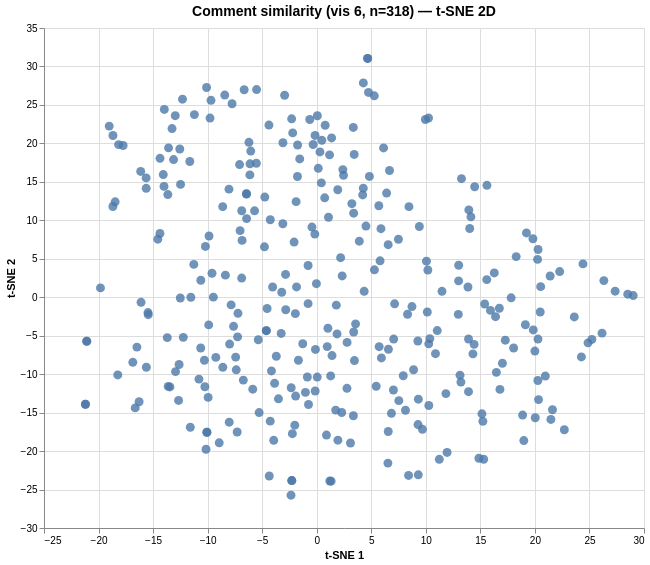

Vega-Lite specification stored for this chart:
### Vega specification from a JSON file in a GitHub repository (floating-point values rounded to 4 significant figures; data arrays with more than 128 entries replaced by an {"elided": "..."} marker saying what was removed)
{"$schema": "https://vega.github.io/schema/vega/v6.json", "data": [{"name": "param_1e9efca18e7a2868_store"}, {"name": "source_0", "values": {"elided": "318 records"}}, {"name": "source_0_x_domain_dim_1", "values": [{"min": -21.2, "max": 29.01}]}, {"name": "source_0_y_domain_dim_2", "values": [{"min": -25.74, "max": 31.05}]}], "signals": [{"name": "unit", "value": {}, "on": [{"events": "pointermove", "update": "isTuple(group()) ? group() : unit"}]}, {"name": "param_1e9efca18e7a2868", "update": "vlSelectionResolve(\"param_1e9efca18e7a2868_store\", \"union\")"}, {"name": "param_1e9efca18e7a2868_dim_1", "on": [{"events": [{"source": "view", "type": "dblclick"}], "update": "null"}, {"events": {"signal": "param_1e9efca18e7a2868_translate_delta"}, "update": "panLinear(param_1e9efca18e7a2868_translate_anchor.extent_x, -param_1e9efca18e7a2868_translate_delta.x / width)"}, {"events": {"signal": "param_1e9efca18e7a2868_zoom_delta"}, "update": "zoomLinear(domain(\"x\"), param_1e9efca18e7a2868_zoom_anchor.x, param_1e9efca18e7a2868_zoom_delta)"}]}, {"name": "param_1e9efca18e7a2868_dim_2", "on": [{"events": [{"source": "view", "type": "dblclick"}], "update": "null"}, {"events": {"signal": "param_1e9efca18e7a2868_translate_delta"}, "update": "panLinear(param_1e9efca18e7a2868_translate_anchor.extent_y, param_1e9efca18e7a2868_translate_delta.y / height)"}, {"events": {"signal": "param_1e9efca18e7a2868_zoom_delta"}, "update": "zoomLinear(domain(\"y\"), param_1e9efca18e7a2868_zoom_anchor.y, param_1e9efca18e7a2868_zoom_delta)"}]}, {"name": "param_1e9efca18e7a2868_tuple", "on": [{"events": [{"signal": "param_1e9efca18e7a2868_dim_1 || param_1e9efca18e7a2868_dim_2"}], "update": "param_1e9efca18e7a2868_dim_1 && param_1e9efca18e7a2868_dim_2 ? {unit: \"\", fields: param_1e9efca18e7a2868_tuple_fields, values: [param_1e9efca18e7a2868_dim_1,param_1e9efca18e7a2868_dim_2]} : null"}]}, {"name": "param_1e9efca18e7a2868_tuple_fields", "value": [{"field": "dim_1", "channel": "x", "type": "R"}, {"field": "dim_2", "channel": "y", "type": "R"}]}, {"name": "param_1e9efca18e7a2868_translate_anchor", "value": {}, "on": [{"events": [{"source": "scope", "type": "pointerdown"}], "update": "{x: x(unit), y: y(unit), extent_x: domain(\"x\"), extent_y: domain(\"y\")}"}]}, {"name": "param_1e9efca18e7a2868_translate_delta", "value": {}, "on": [{"events": [{"source": "window", "between": [{"source": "scope", "type": "pointerdown"}, {"source": "window", "type": "pointerup"}], "type": "pointermove", "consume": true}], "update": "{x: param_1e9efca18e7a2868_translate_anchor.x - x(unit), y: param_1e9efca18e7a2868_translate_anchor.y - y(unit)}"}]}, {"name": "param_1e9efca18e7a2868_zoom_anchor", "on": [{"events": [{"source": "scope", "type": "wheel", "consume": true}], "update": "{x: invert(\"x\", x(unit)), y: invert(\"y\", y(unit))}"}]}, {"name": "param_1e9efca18e7a2868_zoom_delta", "on": [{"events": [{"source": "scope", "type": "wheel", "consume": true}], "update": "pow(1.001, event.deltaY * pow(16, event.deltaMode))", "force": true}]}, {"name": "param_1e9efca18e7a2868_modify", "on": [{"events": {"signal": "param_1e9efca18e7a2868_tuple"}, "update": "modify(\"param_1e9efca18e7a2868_store\", param_1e9efca18e7a2868_tuple, true)"}]}], "marks": [{"type": "symbol", "name": "marks", "from": {"data": "source_0"}, "encode": {"update": {"fill": {"value": "#4c78a8"}, "opacity": {"value": 0.8}, "tooltip": {"signal": "{\"Comment #\": format(datum[\"index\"], \"\"), \"Comment\": isValid(datum[\"comment\"]) ? datum[\"comment\"] : \"\"+datum[\"comment\"]}"}, "x": {"field": "dim_1", "scale": "x"}, "size": {"value": 80}, "y": {"field": "dim_2", "scale": "y"}, "shape": {"value": "circle"}}}, "clip": true, "style": ["circle"], "interactive": true}], "scales": [{"name": "x", "type": "linear", "domain": [{"signal": "(data(\"source_0_x_domain_dim_1\")[0] || {}).min"}, {"signal": "(data(\"source_0_x_domain_dim_1\")[0] || {}).max"}], "range": [0, {"signal": "width"}], "domainRaw": {"signal": "param_1e9efca18e7a2868[\"dim_1\"]"}, "zero": true, "nice": true}, {"name": "y", "type": "linear", "domain": [{"signal": "(data(\"source_0_y_domain_dim_2\")[0] || {}).min"}, {"signal": "(data(\"source_0_y_domain_dim_2\")[0] || {}).max"}], "range": [{"signal": "height"}, 0], "domainRaw": {"signal": "param_1e9efca18e7a2868[\"dim_2\"]"}, "zero": true, "nice": true}], "axes": [{"scale": "x", "orient": "bottom", "gridScale": "y", "minExtent": 0, "tickCount": {"signal": "ceil(width/40)"}, "zindex": 0, "ticks": false, "domain": false, "maxExtent": 0, "aria": false, "grid": true, "labels": false}, {"scale": "y", "aria": false, "maxExtent": 0, "domain": false, "minExtent": 0, "orient": "left", "gridScale": "x", "grid": true, "ticks": false, "labels": false, "zindex": 0, "tickCount": {"signal": "ceil(height/40)"}}, {"scale": "x", "title": "t-SNE 1", "grid": false, "labelFlush": true, "labelOverlap": true, "tickCount": {"signal": "ceil(width/40)"}, "zindex": 0, "orient": "bottom"}, {"scale": "y", "orient": "left", "labelOverlap": true, "tickCount": {"signal": "ceil(height/40)"}, "zindex": 0, "title": "t-SNE 2", "grid": false}], "title": {"text": "Comment similarity (vis 6, n=318) — t-SNE 2D", "frame": "group", "fontSize": 14}, "background": "white", "padding": 5, "style": "cell", "height": 500, "width": 600}
